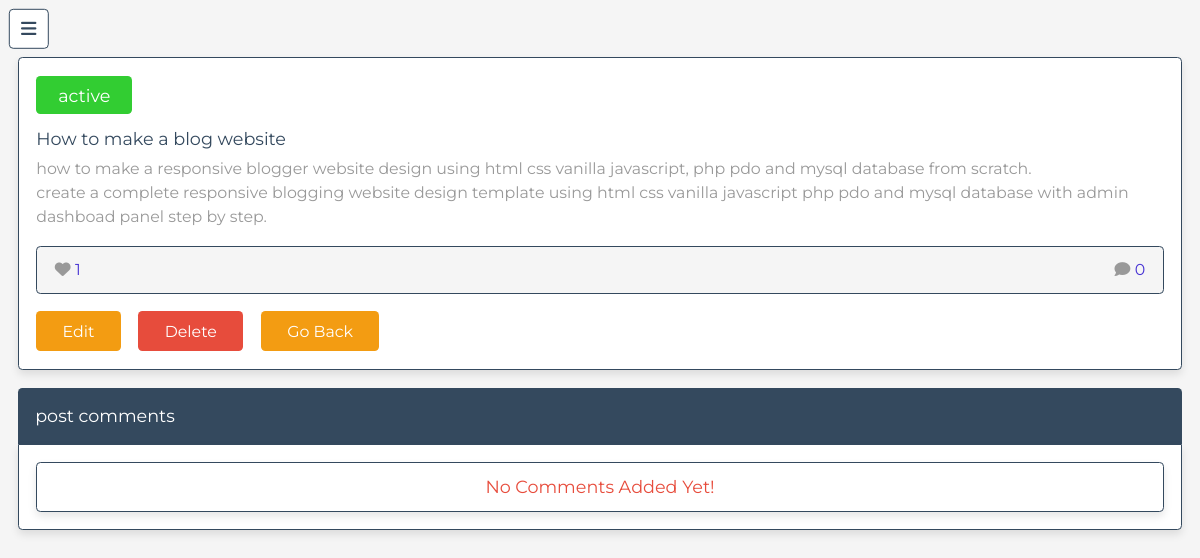
/blogg/admin/read_post.php?post_id=1 (signed in), run on the app's committed database.
### tables this page shows
CREATE TABLE `posts` (
  `id` int NOT NULL AUTO_INCREMENT,
  `admin_id` int NOT NULL,
  `name` varchar(100) NOT NULL,
  `title` varchar(100) NOT NULL,
  `content` varchar(10000) NOT NULL,
  `category` varchar(50) NOT NULL,
  `image` varchar(100) NOT NULL,
  `date` date DEFAULT NULL,
  `status` varchar(10) NOT NULL,
  PRIMARY KEY (`id`)
);

### blogg/admin/read_post.php (the view, shortened to what this page needs)
<?php
include '../components/connect.php';
$admin_id = $_SESSION['admin_id'];
$get_id = $_GET['post_id'];
?>
<!DOCTYPE html>
<html lang="en">
<head>
   <link rel="stylesheet" href="https://cdnjs.cloudflare.com/ajax/libs/font-awesome/6.1.1/css/all.min.css">
   <link rel="stylesheet" href="../css/admin_style.css">
</head>
<body>
<?php include '../components/admin_header.php' ?>
<section class="read-post">
   <?php
      $select_posts = $conn->prepare("SELECT * FROM `posts` WHERE admin_id = ? AND id = ?");
      $select_posts->execute([$admin_id, $get_id]);
      if($select_posts->rowCount() > 0){
         while($fetch_posts = $select_posts->fetch(PDO::FETCH_ASSOC)){
            $post_id = $fetch_posts['id'];
            $count_post_comments = $conn->prepare("SELECT * FROM `comments` WHERE post_id = ?");
            $count_post_comments->execute([$post_id]);
            $total_post_comments = $count_post_comments->rowCount();
            $count_post_likes = $conn->prepare("SELECT * FROM `likes` WHERE post_id = ?");
            $count_post_likes->execute([$post_id]);
            $total_post_likes = $count_post_likes->rowCount();
   ?>
   <form method="post"  action="<?php echo $_SERVER['PHP_SELF']; ?>">
      <div class="status" style="background-color:<?php if($fetch_posts['status'] == 'active'){echo 'limegreen'; }else{echo 'coral';}; ?>;"><?= $fetch_posts['status']; ?></div>
      <div class="title"><?= $fetch_posts['title']; ?></div>
      <div class="content"><?= $fetch_posts['content']; ?></div>
      <div class="icons">
         <div class="likes"><i class="fas fa-heart"></i><span><?= $total_post_likes; ?></span></div>
         <div class="comments"><i class="fas fa-comment"></i><span><?= $total_post_comments; ?></span></div>
      </div>
      <div class="flex-btn">
         <a href="edit_post.php?id=<?= $post_id; ?>" class="inline-option-btn">edit</a>
         <button type="submit" name="delete" class="inline-delete-btn" onclick="return confirm('delete this post?');">delete</button>
         <a href="view_posts.php" class="inline-option-btn">go back</a>
      </div>
   </form>
   <?php
         }
      }else{
         echo '<p class="empty">no posts added yet! <a href="add_posts.php" class="btn" style="margin-top:1.5rem;">add post</a></p>';
      }
   ?>
</section>
<section class="comments" style="padding-top: 0;">
   <p class="comment-title">post comments</p>
   <div class="box-container">
   <?php
         $select_comments = $conn->prepare("SELECT * FROM `comments` WHERE post_id = ?");
         $select_comments->execute([$get_id]);
         if($select_comments->rowCount() > 0){
            while($fetch_comments = $select_comments->fetch(PDO::FETCH_ASSOC)){
      ?>
   <div class="box">
      <div class="user">
         <i class="fas fa-user"></i>
         <div class="user-info">
            <span><?= $fetch_comments['user_name']; ?></span>
            <div><?= $fetch_comments['date']; ?></div>
         </div>
      </div>
      <div class="text"><?= $fetch_comments['comment']; ?></div>
      <form action="<?php echo $_SERVER['PHP_SELF']; ?>" method="POST">
         <input type="hidden" name="comment_id" value="<?= $fetch_comments['id']; ?>">
         <button type="submit" class="inline-delete-btn" name="delete_comment" onclick="return confirm('delete this comment?');">delete comment</button>
      </form>
   </div>
   <?php
         }
      }else{
         echo '<p class="empty">no comments added yet!</p>';
      }
   ?>
   </div>
</section>
</body>
</html>

### blogg/css/admin_style.css (style rules this page uses)
:root { --main-color:#4834d4; --red:#e74c3c; --orange:#f39c12; --black:#34495e; --white:#fff; --light-bg:#f5f5f5; --light-color:#999; --border:.2rem solid var(--black); --box-shadow:0 .5rem 1rem rgba(0,0,0,.1); }
* { font-family: 'Montserrat', sans-serif; margin:0; padding:0; box-sizing: border-box; text-decoration: none; outline: none; border:none; }
html { font-size: 62.5%; overflow-x: hidden; }
body { background-color: var(--light-bg); padding-left: 35rem; }
section { max-width: 1200px; margin:0 auto; padding:2rem; }
.btn, .delete-btn, .option-btn, .inline-btn, .inline-option-btn, .inline-delete-btn { margin-top: 1rem; border-radius: .5rem; cursor: pointer; font-size: 1.8rem; color:var(--white); padding:1.2rem 3rem; text-transform: capitalize; text-align: center; }
.inline-btn, .inline-option-btn, .inline-delete-btn { display: inline-block; margin-right: 1rem; }
.inline-delete-btn, .delete-btn { background-color: var(--red); }
.inline-option-btn, .option-btn { background-color: var(--orange); }
.flex-btn { display: flex; gap:1rem; }
.empty { border:var(--border); border-radius: .5rem; background-color: var(--white); padding:1.5rem; text-align: center; width: 100%; font-size: 2rem; text-transform: capitalize; color:var(--red); box-shadow: var(--box-shadow); }
.read-post form { border-radius: .5rem; border:var(--border); padding:2rem; background-color: var(--white); box-shadow: var(--box-shadow); }
.read-post form .status { border-radius: .5rem; padding:1rem 2.5rem; font-size: 2rem; color:var(--white); display: inline-block; }
.read-post form .title { color:var(--black); font-size: 2rem; margin-top: 1.5rem; }
.read-post form .content { line-height: 1.5; font-size: 1.8rem; color:var(--light-color); padding:1rem 0; white-space: pre-line; }
.read-post form .icons { display: flex; align-items: center; justify-content: space-between; border-radius: .5rem; border:var(--border); background-color: var(--light-bg); padding:1.5rem 2rem; margin:1rem 0; }
.read-post form .icons div { font-size: 1.8rem; }
.read-post form .icons span { color:var(--main-color); }
.read-post form .icons i { color:var(--light-color); margin-right: .5rem; }
.comments .comment-title { border-top-right-radius: .5rem; border-top-left-radius: .5rem; background-color: var(--black); padding:2rem; color:var(--white); font-size: 2rem; }
.comments .box-container { border-bottom-right-radius: .5rem; border-bottom-left-radius: .5rem; background-color: var(--white); box-shadow: var(--box-shadow); border:var(--border); padding:2rem; display: grid; gap:2rem; }
@media (max-width:1200px) { html { font-size: 55%; } }
@media (max-width:1200px) { body { padding-left: 0; } }

### data on the page
posts: status "active", title "How to make a blog website", content "how to make a responsive blogger website design using html css vanilla javascript, php pdo and mysql database from scratch. create a complete responsive blogging website design template using html css vanilla javascript php pdo and mysql database with admin dashboad panel step by step.", total_post_likes "1", total_post_comments "0"
